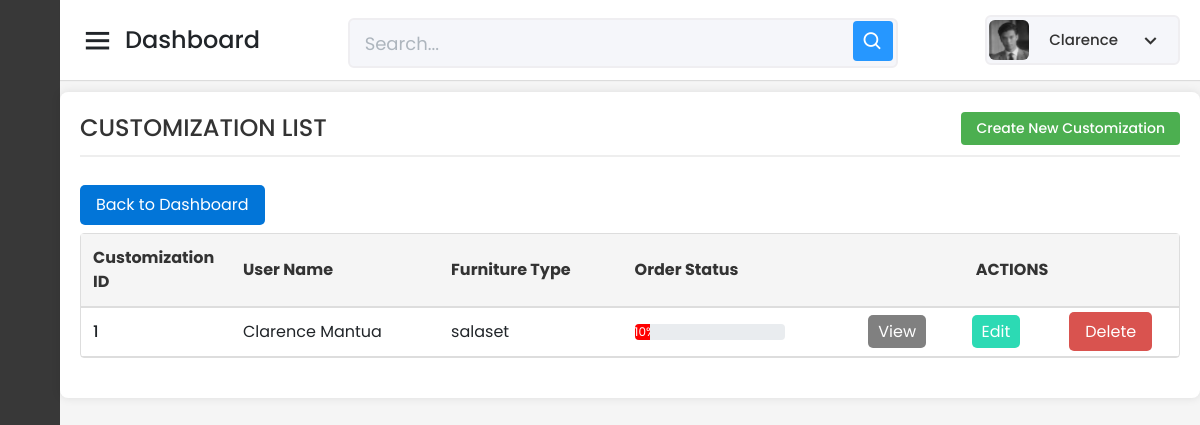
Before: /Capstone_Admin/customize/read-all-custom-form.php (signed in) with the older database file.
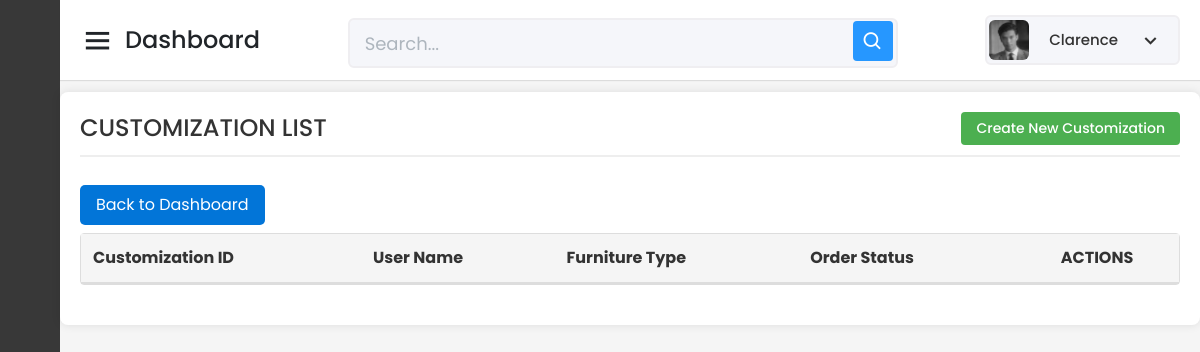
After: the same page with the newer database file.
### tables this page shows
CREATE TABLE `tbl_customizations` (
  `Customization_ID` int(11) NOT NULL AUTO_INCREMENT,
  `User_ID` varchar(150) NOT NULL,
  `Furniture_Type` varchar(255) NOT NULL,
  `Furniture_Type_Additional_Info` text DEFAULT NULL,
  `Standard_Size` varchar(100) DEFAULT NULL,
  `Desired_Size` varchar(100) DEFAULT NULL,
  `Color` varchar(50) DEFAULT NULL,
  `Color_Image_URL` varchar(255) DEFAULT NULL,
  `Color_Additional_Info` text DEFAULT NULL,
  `Texture` varchar(50) DEFAULT NULL,
  `Texture_Image_URL` varchar(255) DEFAULT NULL,
  `Texture_Additional_Info` text DEFAULT NULL,
  `Wood_Type` varchar(50) DEFAULT NULL,
  `Wood_Image_URL` varchar(255) DEFAULT NULL,
  `Wood_Additional_Info` text DEFAULT NULL,
  `Foam_Type` varchar(50) DEFAULT NULL,
  `Foam_Image_URL` varchar(255) DEFAULT NULL,
  `Foam_Additional_Info` text DEFAULT NULL,
  `Cover_Type` varchar(50) DEFAULT NULL,
  `Cover_Image_URL` varchar(255) DEFAULT NULL,
  `Cover_Additional_Info` text DEFAULT NULL,
  `Design` varchar(255) DEFAULT NULL,
  `Design_Image_URL` varchar(255) DEFAULT NULL,
  `Design_Additional_Info` text DEFAULT NULL,
  `Tile_Type` varchar(50) DEFAULT NULL,
  `Tile_Image_URL` varchar(255) DEFAULT NULL,
  `Tile_Additional_Info` text DEFAULT NULL,
  `Metal_Type` varchar(50) DEFAULT NULL,
  `Metal_Image_URL` varchar(255) DEFAULT NULL,
  `Metal_Additional_Info` text DEFAULT NULL,
  `Order_Status` int(3) NOT NULL DEFAULT 0,
  `Product_Status` int(3) NOT NULL DEFAULT 0,
  `Request_Date` timestamp NOT NULL DEFAULT current_timestamp(),
  `Last_Update` timestamp NOT NULL DEFAULT current_timestamp() ON UPDATE current_timestamp(),
  `Product_ID` int(11) DEFAULT NULL,
  `Stop_Reason` varchar(255) DEFAULT NULL,
  `Progress_Pic_10` varchar(255) DEFAULT NULL,
  `Progress_Pic_20` varchar(255) DEFAULT NULL,
  `Progress_Pic_30` varchar(255) DEFAULT NULL,
  `Progress_Pic_40` varchar(255) DEFAULT NULL,
  `Progress_Pic_50` varchar(255) DEFAULT NULL,
  `Progress_Pic_60` varchar(255) DEFAULT NULL,
  `Progress_Pic_70` varchar(255) DEFAULT NULL,
  `Progress_Pic_80` varchar(255) DEFAULT NULL,
  `Progress_Pic_90` varchar(255) DEFAULT NULL,
  `Progress_Pic_100` varchar(255) DEFAULT NULL,
  PRIMARY KEY (`Customization_ID`),
  KEY `User_ID` (`User_ID`),
  CONSTRAINT `tbl_customizations_ibfk_1` FOREIGN KEY (`User_ID`) REFERENCES `tbl_user_info` (`User_ID`)
);

### Capstone_Admin/customize/read-all-custom-form.php (the view, shortened to what the changed rows need)
<?php
include '../config/database.php';
$search = isset($_GET['search']) ? $_GET['search'] : '';
$query = "
    SELECT
        c.Customization_ID,
        CONCAT(u.First_Name, ' ', u.Last_Name) AS User_Name,
        c.Furniture_Type,
        c.Order_Status
    FROM tbl_customizations c
    JOIN tbl_user_info u ON c.User_ID = u.User_ID
    WHERE u.First_Name LIKE :search
    OR u.Last_Name LIKE :search
    OR c.Furniture_Type LIKE :search
    OR c.Order_Status LIKE :search
";
$stmt = $pdo->prepare($query);
$searchParam = '%' . $search . '%';
$stmt->bindParam(':search', $searchParam, PDO::PARAM_STR);
$stmt->execute();
$customizations = $stmt->fetchAll(PDO::FETCH_ASSOC);
?>
<!DOCTYPE html>
<html lang="en" dir="ltr">
<head>
    <link href="../static/css/bootstrap.min.css" rel="stylesheet">
    <link href="../static/css-files/dashboard.css" rel="stylesheet">
    <link href="../static/css-files/button.css" rel="stylesheet">
    <link href="../static/css-files/admin_homev2.css" rel="stylesheet">
    <link href="https://unpkg.com/boxicons@2.0.7/css/boxicons.min.css" rel="stylesheet" />
</head>
<body>
    <section class="home-section">
        <br><br><br>
        <div class="container_boxes">
            <form name="frmCustomizations" method="POST" action="">
                <table>
                    <tr>
                        <th>Customization ID</th>
                        <th>User Name</th>
                        <th>Furniture Type</th>
                        <th>Order Status</th>
                        <th colspan="3" style="text-align: center;">ACTIONS</th>
                    </tr>
                    <?php
                    foreach ($customizations as $customization) {
                        $customizationID = htmlspecialchars($customization["Customization_ID"]);
                        $userName = htmlspecialchars($customization["User_Name"]);
                        $furnitureType = htmlspecialchars($customization["Furniture_Type"]);
                        $orderStatus = $customization["Order_Status"];
                        echo '
                        <tr>
                            <td>'.$customizationID.'</td>
                            <td>'.$userName.'</td>
                            <td>'.$furnitureType.'</td>
                            <td>
                                <div class="progress" style="width: 150px;">
                                    <div class="progress-bar" role="progressbar"
                                         style="width: '.$orderStatus.'%; background-color: '.getColorForStatus($orderStatus).';"
                                         aria-valuenow="'.$orderStatus.'" aria-valuemin="0" aria-valuemax="100">
                                        '.$orderStatus.'%
                                    </div>
                                </div>
                            </td>
                            <td style="text-align: center;"><a class="buttonView" href="read-one-custom-form.php?id='.$customizationID.'" target="_parent">View</a></td>
                            <td style="text-align: center;"><a class="buttonEdit" href="update-custom-form.php?id='.$customizationID.'" target="_parent">Edit</a></td>
                            <td style="text-align: center;"><a class="buttonDelete" href="delete-custom-form.php?id='.$customizationID.'" target="_parent">Delete</a></td>
                        </tr>';
                    }
                    function getColorForStatus($status) {
                        if ($status < 30) {
                            return '#ff0000';
                        } elseif ($status < 60) {
                            return '#ffa500';
                        } elseif ($status < 90) {
                            return '#ffff00';
                        } else {
                            return '#008000';
                        }
                    }
                    ?>
                </table>
            </form>
        </div>
    </section>
</body>
</html>

Changed rows visible on the page:
removed tbl_customizations: Customization_ID "1", userName "Clarence Mantua", Furniture_Type "salaset", Order_Status "10"
